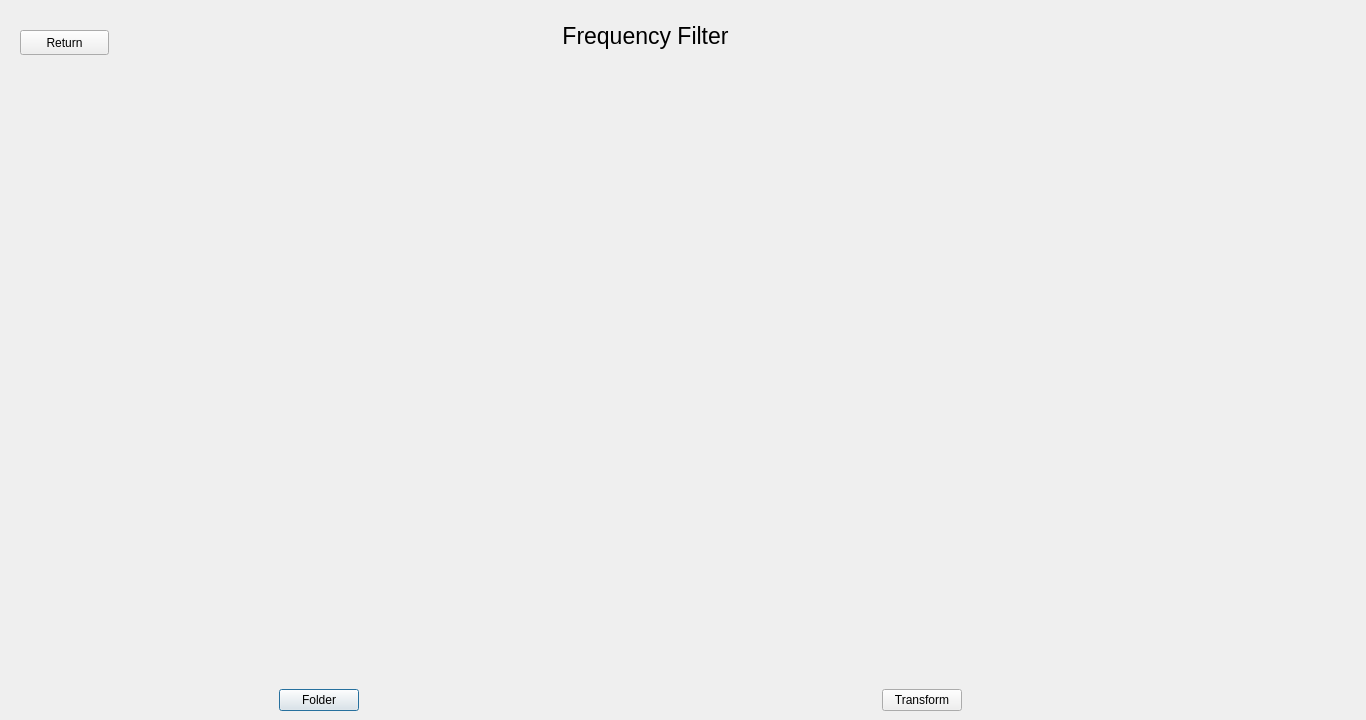
<?xml version="1.0" encoding="UTF-8"?>
<ui version="4.0">
 <class>freqfilt</class>
 <widget class="QDialog" name="freqfilt">
  <property name="geometry">
   <rect>
    <x>0</x>
    <y>0</y>
    <width>1366</width>
    <height>720</height>
   </rect>
  </property>
  <property name="sizePolicy">
   <sizepolicy hsizetype="Fixed" vsizetype="Fixed">
    <horstretch>0</horstretch>
    <verstretch>0</verstretch>
   </sizepolicy>
  </property>
  <property name="minimumSize">
   <size>
    <width>1366</width>
    <height>720</height>
   </size>
  </property>
  <property name="maximumSize">
   <size>
    <width>1366</width>
    <height>720</height>
   </size>
  </property>
  <property name="windowTitle">
   <string>Dialog</string>
  </property>
  <widget class="QWidget" name="horizontalLayoutWidget">
   <property name="geometry">
    <rect>
     <x>20</x>
     <y>90</y>
     <width>1201</width>
     <height>621</height>
    </rect>
   </property>
   <layout class="QHBoxLayout" name="horizontalLayout">
    <item>
     <layout class="QVBoxLayout" name="verticalLayout">
      <item>
       <widget class="QLabel" name="imageFoldLbl">
        <property name="text">
         <string/>
        </property>
       </widget>
      </item>
      <item alignment="Qt::AlignHCenter">
       <widget class="QPushButton" name="foldBtn">
        <property name="text">
         <string>Folder</string>
        </property>
       </widget>
      </item>
     </layout>
    </item>
    <item>
     <layout class="QVBoxLayout" name="verticalLayout_2">
      <item>
       <widget class="QLabel" name="imageTransLbl">
        <property name="text">
         <string/>
        </property>
       </widget>
      </item>
      <item alignment="Qt::AlignHCenter">
       <widget class="QPushButton" name="transBtn">
        <property name="text">
         <string>Transform</string>
        </property>
       </widget>
      </item>
     </layout>
    </item>
   </layout>
  </widget>
  <widget class="QPushButton" name="retBtn">
   <property name="geometry">
    <rect>
     <x>20</x>
     <y>30</y>
     <width>89</width>
     <height>25</height>
    </rect>
   </property>
   <property name="text">
    <string>Return</string>
   </property>
  </widget>
  <widget class="QLabel" name="label_3">
   <property name="geometry">
    <rect>
     <x>530</x>
     <y>10</y>
     <width>231</width>
     <height>51</height>
    </rect>
   </property>
   <property name="font">
    <font>
     <pointsize>17</pointsize>
    </font>
   </property>
   <property name="text">
    <string>Frequency Filter</string>
   </property>
   <property name="alignment">
    <set>Qt::AlignCenter</set>
   </property>
  </widget>
 </widget>
 <resources/>
 <connections/>
</ui>
